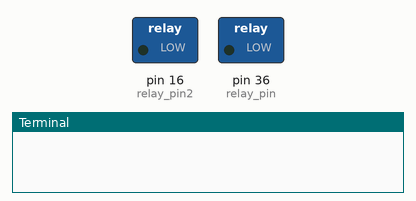
This program was run on a simulated Raspberry Pi (header pin numbers). On the bench: switched loads named in the program (green lamp = pin HIGH), the last lines printed to the terminal. At 40.0 s the program stops and its outputs stay as they are.

Above: at 0.1 s.
At 5.1 s:
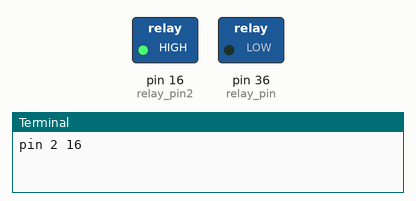
Timing chart, 0 to 41.5 s (numbered marks = the images above):
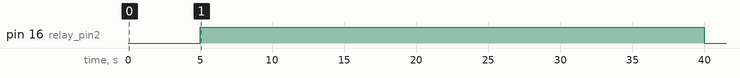

The program:

relay.py
```python
"""
Script to test a the activation of a 12V relay
through the RPI 3b+ pins 36 and 16
The activated relay will trigger the peristaltic pumping mechanism
"""
from time import sleep
import RPi.GPIO as GPIO


relay_pin = 36
relay_pin2 = 16

GPIO.setwarnings(False)
GPIO.setmode(GPIO.BOARD)
GPIO.setup(relay_pin, GPIO.OUT, initial=GPIO.LOW)
GPIO.setup(relay_pin2, GPIO.OUT, initial=GPIO.LOW)

try:
    sleep(5)
    #GPIO.output(relay_pin, GPIO.HIGH)
    #GPIO.output(relay_pin2, GPIO.LOW)
    #print("pin", relay_pin2)
    #sleep(25)
    #GPIO.output(relay_pin, GPIO.LOW)
    GPIO.output(relay_pin2, GPIO.HIGH)
    print("pin 2", relay_pin2)
    sleep(35)
    GPIO.cleanup()
except KeyboardInterrupt:
    GPIO.cleanup()
```

Measured:
- by itself, pin 16 (relay_pin2): LOW → HIGH at 5.0 s, → LOW 35.0 s later
